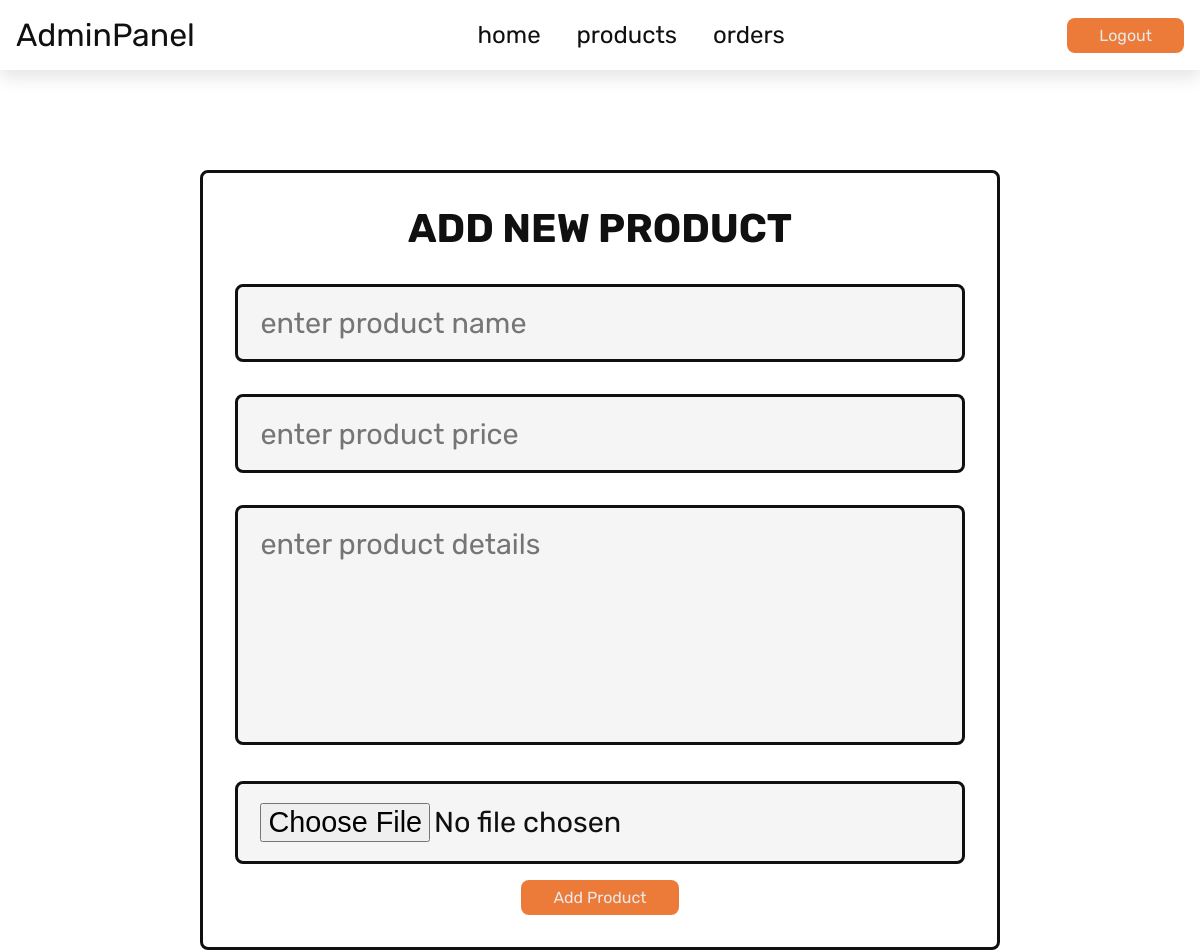
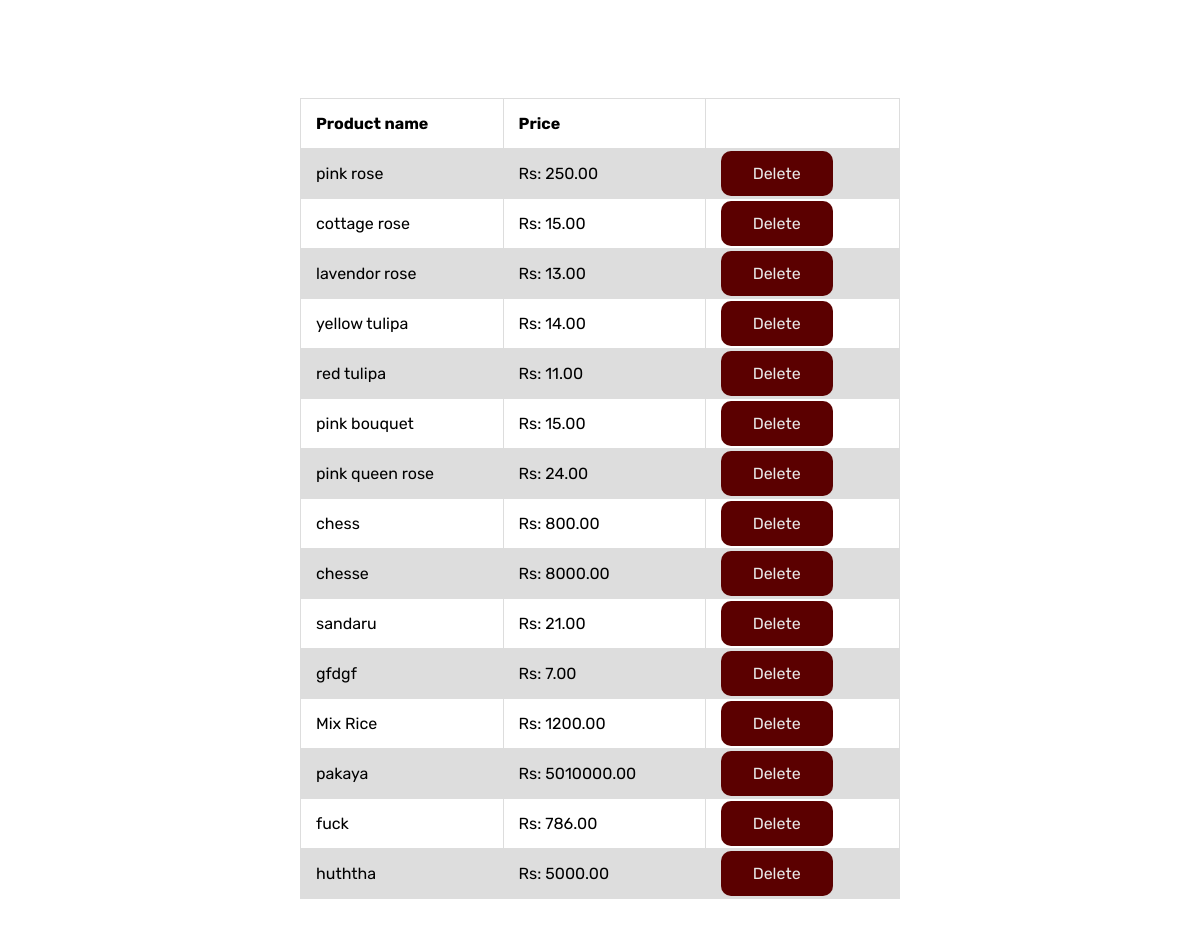
The page /admin_products.php (signed in) on the database its author committed (2 pictures, top to bottom).
### tables this page shows
CREATE TABLE `products` (
  `id` int(100) NOT NULL,
  `name` varchar(100) NOT NULL,
  `details` varchar(500) NOT NULL,
  `price` int(100) NOT NULL,
  `image` varchar(100) NOT NULL
);

### admin_products.php (the view, shortened to what this page needs)
<?php
@include 'config.php';
?>
<!DOCTYPE html>
<html lang="en">
<head>
   <link rel="stylesheet" href="https://cdnjs.cloudflare.com/ajax/libs/font-awesome/6.0.0/css/all.min.css">
   <link rel="stylesheet" href="css/admin_style.css">
</head>
<body>
<?php @include 'admin_header.php'; ?>
<section class="add-products">
   <form action="" method="POST" enctype="multipart/form-data">
      <h3>add new product</h3>
      <input type="text" class="box" required placeholder="enter product name" name="name">
      <input type="number" min="0" class="box" required placeholder="enter product price" name="price">
      <textarea name="details" class="box" required placeholder="enter product details" cols="30" rows="10"></textarea>
      <input type="file" accept="image/jpg, image/jpeg, image/png" required class="box" name="image">
      <input type="submit" value="add product" name="add_product" class="log-btn">
   </form>
</section>
<section class="show-products">
   <div class="box-container">
      <table>
            <tr>
               <th>Product name</th>
               <th>Price</th>
               <th></th>
            </tr>
            <?php
               $select_products = mysqli_query($conn, "SELECT * FROM `products`") or die('query failed');
               if(mysqli_num_rows($select_products) > 0){
                  while($fetch_products = mysqli_fetch_assoc($select_products)){
            ?>
            <tr>
               <td><?php echo $fetch_products['name']; ?></td>
               <td>Rs: <?php echo $fetch_products['price']; ?>.00</td>
               <td>
         <a href="admin_products.php?delete=<?php echo $fetch_products['id']; ?>" class="log-btn delete-btn" onclick="return confirm('delete this product?');">delete</a></td>
            </tr>
            <?php
               }
            }else{
               echo '<p class="empty">no products added yet!</p>';
            }
      ?>
       </table>
   </div>
</section>
</body>
</html>

### admin_header.php
<header class="header">
   <div class="flex">
      <a href="admin_page.php" class="logo">Admin<span>Panel</span></a>
      <nav class="navbar">
         <a href="admin_page.php">home</a>
         <a href="admin_products.php">products</a>
         <a href="admin_order.php">orders</a>
      </nav>
      <a href="logout.php" class="log-btn">logout</a>
   </div>
</header>

### css/admin_style.css (style rules this page uses)
:root { --pink:#e84393; --red:#c0392b; --orange:#f39c12; --black:#333; --white:#fff; --light-color:#666; --light-white:#ccc; --light-bg:#f5f5f5; --border:.2rem solid var(--black); --box-shadow:0 .5rem 1rem rgba(0,0,0,.1); --bg-colour:#5b0000; --black:#111010; --primary-color:#edaf3b; --btn-color:#ec7b3a; --second-color:#9d2d08; --textColor:#e9e9e9; --red:#c0392b; }
* { font-family: 'Rubik', sans-serif; margin:0; padding:0; box-sizing: border-box; outline: none; border:none; text-decoration: none; transition:all .2s linear; }
.header { position: sticky; top:0; left:0; right:0; z-index: 1000; background-color: var(--white); box-shadow: var(--box-shadow); }
.header .flex { display: flex; align-items: center; justify-content: space-between; padding:1rem; max-width: 1200px; margin:0 auto; position: relative; }
.header .flex .navbar a { color: black; }
.header .flex .navbar a { margin:0 1rem; font-size: 1.5rem; color:var(--black); }
.header .flex .logo { font-size: 2rem; color:var(--black); }
.header .flex .log-btn { background-color:var(--btn-color) ; border-radius: .5rem; font-size: 1rem; color:var(--textColor); cursor: pointer; padding:.5rem 2rem; text-transform: capitalize; }
.add-products form { max-width: 50rem; border-radius: .5rem; background-color: var(--white); border: var(--border); padding:2rem; text-align: center; margin:100px auto; }
.add-products form h3 { font-size: 2.5rem; text-transform: uppercase; color:var(--black); margin-bottom: 1rem; }
.log-btn { background-color:var(--btn-color) ; border-radius: .5rem; font-size: 1rem; color:var(--textColor); cursor: pointer; padding:.5rem 2rem; text-transform: capitalize; }
.add-products form .box { width: 100%; margin:1rem 0; font-size: 1.8rem; color:var(--black); border-radius: .5rem; background-color: var(--light-bg); padding:1.2rem 1.4rem; border:var(--border); }
.add-products form textarea { height: 15rem; resize: none; }
.show-products .box-container { max-width: 600px; margin: 100px auto; justify-content: center; }
table { font-family: arial, sans-serif; border-collapse: collapse; width: 100%; }
td, th { border: 1px solid #dddddd; text-align: left; padding: 15px; }
tr:nth-child(even) { background-color: #dddddd; }
.delete-btn { font-size: 14px; background-color: var(--red); }
.delete-btn { background-color: var(--bg-colour); color: var(--textColor); padding: .8rem 2rem; border-radius: 10px; font-size: 1rem; cursor: pointer; }

### rows shown on the page
products: name "pink rose", price "250"
products: name "cottage rose", price "15"
products: name "lavendor rose", price "13"
products: name "yellow tulipa", price "14"
products: name "red tulipa", price "11"
products: name "pink bouquet", price "15"
products: name "pink queen rose", price "24"
products: name "chess", price "800"
products: name "chesse", price "8000"
products: name "sandaru", price "21"
products: name "gfdgf", price "7"
products: name "Mix Rice", price "1200"
products: name "pakaya", price "5010000"
products: name "fuck", price "786"
products: name "huththa", price "5000"
